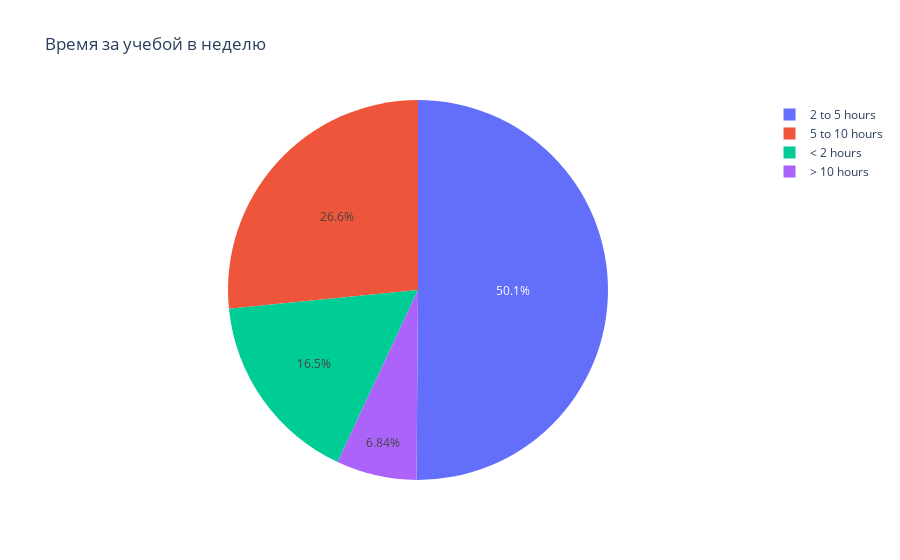

This figure's notebook cell:
### Markdown cell above
## Влияние времени проведенного за учебой на успеваемость и здоровье

### Code cell
study_time = train_math[["studytime", "G3", "health"]].copy()
replace = {1: "< 2 hours", 2: "2 to 5 hours",
           3: "5 to 10 hours", 4: "> 10 hours"}

study_time["studytime"] = study_time["studytime"].replace(replace)


labels = study_time["studytime"].unique().tolist()
counts = study_time["studytime"].value_counts().tolist()


fig = go.Figure(data=go.Pie(labels=labels, values=counts))

fig.update_layout(title_text='Время за учебой в неделю')

fig.show()

### Figure 1 — Plotly figure (JSON) as saved in the notebook; plotly's stock layout.template omitted (floating-point values rounded to 4 significant figures)
{"data": [{"labels": ["2 to 5 hours", "5 to 10 hours", "< 2 hours", "> 10 hours"], "type": "pie", "values": [198, 105, 65, 27]}], "layout": {"autosize": true, "title": {"text": "Время за учебой в неделю"}}}
